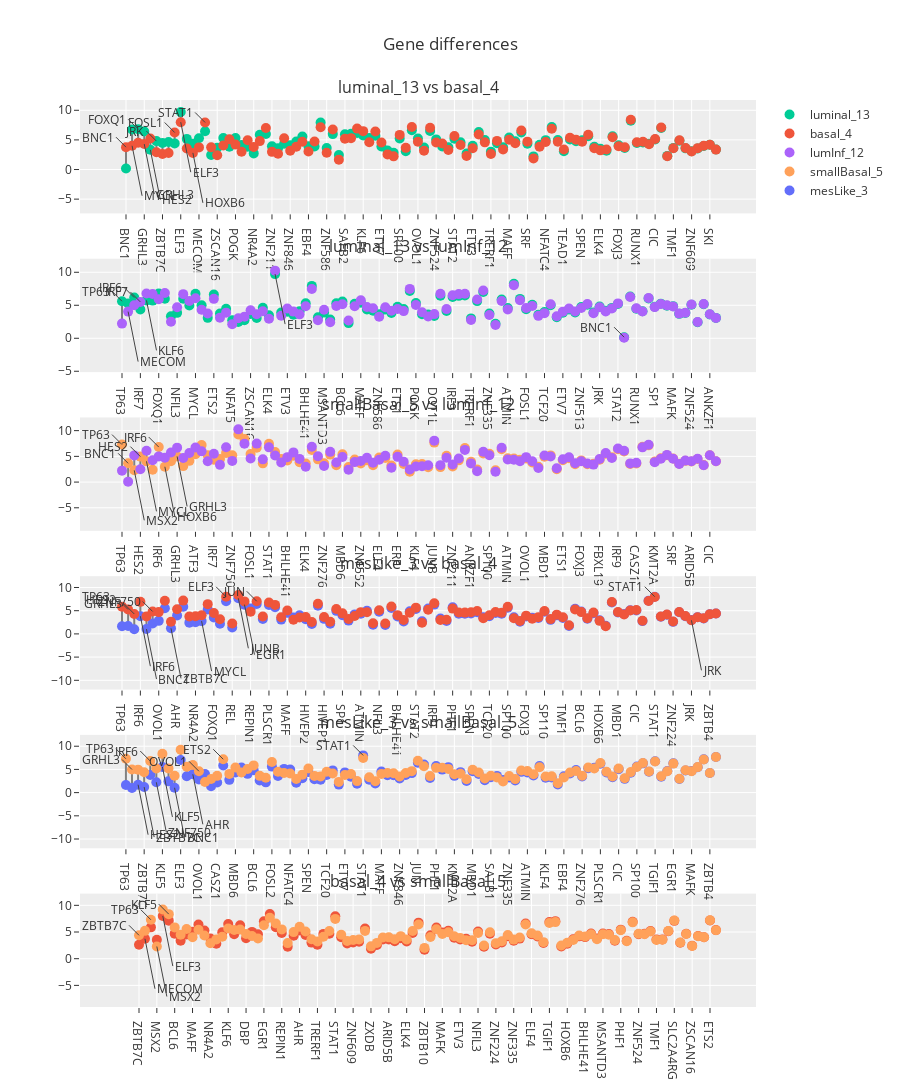

The code cell stored with this chart in its notebook:
### Code cell
num_cols=1
subplots_config = {
    "num_cols": num_cols,
    "shared_x": False,
    "shared_y": False,
    "h_spacing": 0.04,
    "v_spacing": 0.05,
    "main_title": "Gene differences",
    "height": 2100,
    "width": None,
    "y_title": None,
    "x_title": None,
    "specs": None,
}

figs, titles = [fig1, fig2, fig3, fig4, fig5, fig6], [title1, title2, title3, title4, title5, title6]
annotations = [ann1, ann2, ann3, ann4, ann5, ann6]
# annotations = []

# Defining the trace colors
traces_names = ["mesLike_3", 'basal_4', "luminal_13", 'lumInf_12', "smallBasal_5"]
trace_colors = {}
for idx, name in enumerate(traces_names):
     trace_colors[name] = px.colors.qualitative.Plotly[idx]

# Making sure that we only display the traces once
displayed_legends = set()
for fig in figs:
    for trace in fig.data:
        if trace.name:
            trace.update(marker=dict(color=trace_colors[trace.name]))

            # Manage legend entries
            if trace.name not in displayed_legends:
                displayed_legends.add(trace.name)
                trace.showlegend = True  # Show legend for this trace
            else:
                trace.showlegend = False  # Hide legend for this trace

fig = gh.helper_multiplots(figs, titles, subplots_config)

# Adding the annotations to the subtplots
idx_row, idx_col = 1, 1

for i, ann in enumerate(annotations):
    for idx, elem in enumerate(ann):

        # xanchor, ax, ay ='right', -10, -10
        # if idx % 2 == 0:
        #     xanchor, ax, ay ='left', 10, 500
        #         xanchor = 'right' if i % 2 == 0 else 'left'
        fig.add_annotation(elem, row=idx_row, col=idx_col)
    if idx_col % num_cols == 0:
            idx_col = 0
            idx_row += 1
    idx_col += 1


fig = fig.update_layout(showlegend=True)
fig.show()
# save_fig(name="p0_elbowMethod_4K", fig=fig, base_path=figures_path, width=None, height=400)

### Figure 1 — Plotly figure (JSON) as saved in the notebook; plotly's stock layout.template omitted (floating-point values rounded to 4 significant figures; data arrays with more than 128 entries replaced by an {"elided": "..."} marker saying what was removed)
{"data": [{"marker": {"color": "grey"}, "mode": "lines", "showlegend": false, "type": "scatter", "x": {"elided": "294 str values"}, "xaxis": "x", "y": {"elided": "294 float values"}, "yaxis": "y"}, {"marker": {"color": "#00CC96", "size": 10}, "mode": "markers", "name": "luminal_13", "showlegend": true, "type": "scatter", "x": ["BNC1", "MYCL", "FOXQ1", "GRHL3", "HES2", "JRK", "ZBTB7C", "ZNF552", "FOSL1", "ELF3", "MSX2", "HOXB6", "MECOM", "STAT1", "KLF4", "ZSCAN16", "BHLHE41", "NFIL3", "POGK", "SATB1", "SP110", "NR4A2", "REPIN1", "EGR1", "ZNF211", "ZNF224", "IRF7", "ZNF846", "ZNF513", "BCL6", "EBF4", "MSANTD3", "KLF5", "ZNF586", "PLSCR1", "ZBTB10", "SAFB2", "AHR", "IRF6", "KLF6", "MBD6", "ATF3", "ETV7", "LCOR", "REL", "SP100", "HIVEP1", "ETS2", "OVOL1", "CASZ1", "JUN", "ZNF524", "KLF16", "ZNF276", "STAT2", "FBXL19", "NFAT5", "ETV3", "FOSL2", "ELF4", "TRERF1", "ZNF750", "ZNF335", "MAFF", "SP1", "IRF9", "SRF", "ZXDB", "DBP", "NFATC4", "TGIF1", "MBD1", "TEAD1", "ERF", "ETS1", "SPEN", "TP63", "KMT2A", "ELK4", "MAFG", "PHF1", "FOXJ3", "ANKZF1", "JUNB", "RUNX1", "ATMIN", "ZBTB4", "CIC", "SLC2A4RG", "ZBTB21", "TMF1", "MAFK", "HIVEP2", "ZNF609", "ARID5B", "TCF20", "SKI", "DOT1L"], "xaxis": "x", "y": [0.1657, 6.758, 6.793, 6.429, 3.335, 4.799, 4.482, 4.632, 4.41, 9.725, 5.168, 4.364, 5.267, 6.459, 2.465, 3.689, 5.311, 3.85, 5.335, 4.136, 3.845, 2.719, 5.862, 5.986, 3.911, 3.586, 4.359, 4.097, 4.742, 5.57, 3.915, 3.887, 7.935, 3.642, 5.978, 2.438, 5.968, 6.042, 6.164, 5.743, 5.306, 5.707, 3.876, 3.195, 2.836, 5.248, 3.08, 6.615, 5.232, 3.701, 6.499, 5.086, 3.903, 3.764, 5.2, 4.605, 2.716, 4.012, 6.322, 4.996, 3.016, 4.432, 3.747, 5.389, 4.774, 6.253, 4.362, 2.214, 4.171, 4.957, 7.173, 4.996, 3.093, 5.081, 4.761, 4.94, 5.611, 3.844, 3.489, 3.186, 5.63, 4.105, 3.619, 8.25, 4.478, 4.576, 4.361, 5.067, 7.008, 2.297, 3.651, 4.871, 3.572, 3.088, 3.562, 3.978, 4.178, 3.369], "yaxis": "y"}, {"marker": {"color": "#EF553B", "size": 10}, "mode": "markers", "name": "basal_4", "showlegend": true, "type": "scatter", "x": ["BNC1", "MYCL", "FOXQ1", "GRHL3", "HES2", "JRK", "ZBTB7C", "ZNF552", "FOSL1", "ELF3", "MSX2", "HOXB6", "MECOM", "STAT1", "KLF4", "ZSCAN16", "BHLHE41", "NFIL3", "POGK", "SATB1", "SP110", "NR4A2", "REPIN1", "EGR1", "ZNF211", "ZNF224", "IRF7", "ZNF846", "ZNF513", "BCL6", "EBF4", "MSANTD3", "KLF5", "ZNF586", "PLSCR1", "ZBTB10", "SAFB2", "AHR", "IRF6", "KLF6", "MBD6", "ATF3", "ETV7", "LCOR", "REL", "SP100", "HIVEP1", "ETS2", "OVOL1", "CASZ1", "JUN", "ZNF524", "KLF16", "ZNF276", "STAT2", "FBXL19", "NFAT5", "ETV3", "FOSL2", "ELF4", "TRERF1", "ZNF750", "ZNF335", "MAFF", "SP1", "IRF9", "SRF", "ZXDB", "DBP", "NFATC4", "TGIF1", "MBD1", "TEAD1", "ERF", "ETS1", "SPEN", "TP63", "KMT2A", "ELK4", "MAFG", "PHF1", "FOXJ3", "ANKZF1", "JUNB", "RUNX1", "ATMIN", "ZBTB4", "CIC", "SLC2A4RG", "ZBTB21", "TMF1", "MAFK", "HIVEP2", "ZNF609", "ARID5B", "TCF20", "SKI", "DOT1L"], "xaxis": "x", "y": [3.773, 4.009, 4.521, 4.299, 5.246, 2.925, 2.617, 2.787, 6.252, 7.994, 3.542, 2.81, 3.735, 7.946, 3.742, 2.421, 4.045, 5.092, 4.206, 3.013, 4.951, 3.789, 4.799, 7.008, 2.98, 2.663, 5.272, 3.187, 3.855, 4.696, 3.053, 4.716, 7.131, 2.844, 6.759, 1.664, 5.201, 5.296, 6.907, 6.481, 4.591, 6.412, 4.567, 2.556, 2.225, 5.843, 3.656, 7.175, 4.694, 3.164, 7.035, 4.576, 4.392, 3.285, 5.659, 4.153, 2.285, 3.588, 5.908, 4.587, 2.608, 4.835, 3.368, 5.037, 4.425, 6.596, 4.705, 1.879, 3.845, 4.648, 6.87, 4.693, 3.376, 5.355, 5.024, 4.678, 5.873, 3.583, 3.233, 3.384, 5.448, 3.934, 3.763, 8.389, 4.615, 4.686, 4.26, 5.149, 7.088, 2.229, 3.595, 4.924, 3.62, 3.041, 3.608, 4.017, 4.187, 3.364], "yaxis": "y"}, {"marker": {"color": "grey"}, "mode": "lines", "showlegend": false, "type": "scatter", "x": {"elided": "294 str values"}, "xaxis": "x2", "y": {"elided": "294 float values"}, "yaxis": "y2"}, {"marker": {"color": "#00CC96", "size": 10}, "mode": "markers", "name": "luminal_13", "showlegend": false, "type": "scatter", "x": ["TP63", "MECOM", "IRF6", "IRF7", "KLF6", "ATF3", "FOXQ1", "EGR1", "HES2", "NFIL3", "PLSCR1", "NFATC4", "MYCL", "ELF4", "TEAD1", "ETS2", "ZNF276", "ZBTB7C", "NFAT5", "KLF4", "NR4A2", "ZSCAN16", "HIVEP1", "ZNF552", "ELK4", "ELF3", "ZNF211", "ETV3", "ARID5B", "ZNF846", "BHLHE41", "KLF5", "LCOR", "MSANTD3", "REL", "MBD6", "BCL6", "ZBTB21", "OVOL1", "MAFF", "HOXB6", "DBP", "ZNF586", "ZBTB4", "SP110", "ETS1", "ZNF750", "TGIF1", "POGK", "TMF1", "ZNF224", "DOT1L", "STAT1", "SATB1", "IRF9", "GRHL3", "JUN", "TRERF1", "PHF1", "SLC2A4RG", "ZNF335", "ZXDB", "REPIN1", "ATMIN", "JUNB", "SAFB2", "FOSL1", "ERF", "HIVEP2", "TCF20", "MBD1", "MAFG", "ETV7", "SRF", "KLF16", "ZNF513", "CIC", "EBF4", "JRK", "SKI", "FBXL19", "STAT2", "BNC1", "FOSL2", "RUNX1", "FOXJ3", "AHR", "SP1", "SP100", "SPEN", "MAFK", "CASZ1", "KMT2A", "ZNF524", "ZBTB10", "MSX2", "ANKZF1", "ZNF609"], "xaxis": "x2", "y": [5.611, 5.267, 6.164, 4.359, 5.743, 5.707, 6.793, 5.986, 3.335, 3.85, 5.978, 4.957, 6.758, 4.996, 3.093, 6.615, 3.764, 4.482, 2.716, 2.465, 2.719, 3.689, 3.08, 4.632, 3.489, 9.725, 3.911, 4.012, 3.562, 4.097, 5.311, 7.935, 3.195, 3.887, 2.836, 5.306, 5.57, 2.297, 5.232, 5.389, 4.364, 4.171, 3.642, 4.361, 3.845, 4.761, 4.432, 7.173, 5.335, 3.651, 3.586, 3.369, 6.459, 4.136, 6.253, 6.429, 6.499, 3.016, 5.63, 7.008, 3.747, 2.214, 5.862, 4.576, 8.25, 5.968, 4.41, 5.081, 3.572, 3.978, 4.996, 3.186, 3.876, 4.362, 3.903, 4.742, 5.067, 3.915, 4.799, 4.178, 4.605, 5.2, 0.1657, 6.322, 4.478, 4.105, 6.042, 4.774, 5.248, 4.94, 4.871, 3.701, 3.844, 5.086, 2.438, 5.168, 3.619, 3.088], "yaxis": "y2"}, {"marker": {"color": "#AB63FA", "size": 10}, "mode": "markers", "name": "lumInf_12", "showlegend": true, "type": "scatter", "x": ["TP63", "MECOM", "IRF6", "IRF7", "KLF6", "ATF3", "FOXQ1", "EGR1", "HES2", "NFIL3", "PLSCR1", "NFATC4", "MYCL", "ELF4", "TEAD1", "ETS2", "ZNF276", "ZBTB7C", "NFAT5", "KLF4", "NR4A2", "ZSCAN16", "HIVEP1", "ZNF552", "ELK4", "ELF3", "ZNF211", "ETV3", "ARID5B", "ZNF846", "BHLHE41", "KLF5", "LCOR", "MSANTD3", "REL", "MBD6", "BCL6", "ZBTB21", "OVOL1", "MAFF", "HOXB6", "DBP", "ZNF586", "ZBTB4", "SP110", "ETS1", "ZNF750", "TGIF1", "POGK", "TMF1", "ZNF224", "DOT1L", "STAT1", "SATB1", "IRF9", "GRHL3", "JUN", "TRERF1", "PHF1", "SLC2A4RG", "ZNF335", "ZXDB", "REPIN1", "ATMIN", "JUNB", "SAFB2", "FOSL1", "ERF", "HIVEP2", "TCF20", "MBD1", "MAFG", "ETV7", "SRF", "KLF16", "ZNF513", "CIC", "EBF4", "JRK", "SKI", "FBXL19", "STAT2", "BNC1", "FOSL2", "RUNX1", "FOXJ3", "AHR", "SP1", "SP100", "SPEN", "MAFK", "CASZ1", "KMT2A", "ZNF524", "ZBTB10", "MSX2", "ANKZF1", "ZNF609"], "xaxis": "x2", "y": [2.223, 4.041, 4.991, 5.507, 6.771, 6.707, 5.909, 6.868, 2.491, 4.691, 6.689, 5.657, 6.076, 4.327, 3.746, 5.971, 3.126, 3.882, 2.126, 3.037, 3.277, 4.246, 3.632, 4.103, 2.966, 10.25, 3.404, 4.508, 4.042, 3.626, 4.846, 7.474, 2.744, 4.335, 2.415, 4.886, 5.16, 2.684, 4.85, 5.767, 4.74, 4.543, 3.277, 4.706, 4.176, 4.444, 4.119, 7.483, 5.03, 3.952, 3.293, 3.66, 6.749, 4.42, 6.524, 6.694, 6.748, 2.771, 5.874, 7.248, 3.524, 2.0, 5.65, 4.378, 8.053, 5.774, 4.591, 4.903, 3.396, 3.81, 5.159, 3.349, 4.034, 4.519, 4.058, 4.595, 5.202, 3.79, 4.685, 4.07, 4.5, 5.284, 0.08774, 6.26, 4.534, 4.05, 6.095, 4.721, 5.201, 4.987, 4.825, 3.74, 3.879, 5.119, 2.458, 5.187, 3.628, 3.08], "yaxis": "y2"}, {"marker": {"color": "grey"}, "mode": "lines", "showlegend": false, "type": "scatter", "x": {"elided": "294 str values"}, "xaxis": "x3", "y": {"elided": "294 float values"}, "yaxis": "y3"}, {"marker": {"color": "#FFA15A", "size": 10}, "mode": "markers", "name": "smallBasal_5", "showlegend": true, "type": "scatter", "x": ["TP63", "BNC1", "MSX2", "HES2", "MYCL", "ZSCAN16", "IRF6", "HOXB6", "MAFF", "GRHL3", "JRK", "NFATC4", "ATF3", "ETS2", "MECOM", "IRF7", "MAFG", "KLF6", "ZNF750", "ELF3", "KLF5", "FOSL1", "TGIF1", "SATB1", "STAT1", "BCL6", "TCF20", "BHLHE41", "SAFB2", "ETV3", "ELK4", "EGR1", "POGK", "ZNF276", "PHF1", "EBF4", "MBD6", "REL", "ZBTB7C", "ZNF552", "ZBTB4", "TEAD1", "ELF4", "ZNF524", "TRERF1", "ERF", "TMF1", "ZBTB10", "KLF4", "ZNF609", "NR4A2", "JUNB", "ZNF224", "SP1", "ZNF211", "ZNF513", "FOSL2", "ANKZF1", "NFAT5", "FOXQ1", "SP100", "ZXDB", "PLSCR1", "ATMIN", "MSANTD3", "SKI", "OVOL1", "ETV7", "LCOR", "MBD1", "SPEN", "ZBTB21", "ETS1", "MAFK", "DOT1L", "FOXJ3", "ZNF846", "HIVEP2", "FBXL19", "REPIN1", "NFIL3", "IRF9", "AHR", "HIVEP1", "CASZ1", "JUN", "SLC2A4RG", "KMT2A", "DBP", "STAT2", "SRF", "ZNF335", "SP110", "ARID5B", "RUNX1", "ZNF586", "CIC", "KLF16"], "xaxis": "x3", "y": [7.29, 3.652, 2.285, 4.955, 4.031, 2.381, 6.81, 2.975, 4.038, 4.983, 3.106, 4.129, 5.416, 7.191, 5.218, 4.34, 4.499, 5.673, 5.204, 9.234, 8.352, 5.453, 6.691, 3.638, 7.459, 5.863, 4.488, 4.182, 5.113, 3.871, 3.603, 6.251, 4.421, 3.662, 5.338, 3.283, 5.391, 2.92, 4.382, 3.616, 4.226, 3.274, 4.783, 4.669, 3.214, 5.345, 3.512, 2.027, 3.467, 3.493, 2.887, 7.671, 2.912, 5.098, 3.029, 4.227, 6.608, 3.966, 2.46, 5.575, 5.514, 2.31, 6.392, 4.64, 4.596, 4.328, 4.604, 3.794, 2.96, 4.946, 5.187, 2.484, 4.246, 4.632, 3.481, 4.219, 3.458, 3.556, 4.344, 5.495, 4.825, 6.394, 5.969, 3.508, 3.616, 6.857, 7.143, 3.978, 4.629, 5.21, 4.576, 3.577, 4.125, 3.998, 4.495, 3.303, 5.209, 4.051], "yaxis": "y3"}, {"marker": {"color": "#AB63FA", "size": 10}, "mode": "markers", "name": "lumInf_12", "showlegend": false, "type": "scatter", "x": ["TP63", "BNC1", "MSX2", "HES2", "MYCL", "ZSCAN16", "IRF6", "HOXB6", "MAFF", "GRHL3", "JRK", "NFATC4", "ATF3", "ETS2", "MECOM", "IRF7", "MAFG", "KLF6", "ZNF750", "ELF3", "KLF5", "FOSL1", "TGIF1", "SATB1", "STAT1", "BCL6", "TCF20", "BHLHE41", "SAFB2", "ETV3", "ELK4", "EGR1", "POGK", "ZNF276", "PHF1", "EBF4", "MBD6", "REL", "ZBTB7C", "ZNF552", "ZBTB4", "TEAD1", "ELF4", "ZNF524", "TRERF1", "ERF", "TMF1", "ZBTB10", "KLF4", "ZNF609", "NR4A2", "JUNB", "ZNF224", "SP1", "ZNF211", "ZNF513", "FOSL2", "ANKZF1", "NFAT5", "FOXQ1", "SP100", "ZXDB", "PLSCR1", "ATMIN", "MSANTD3", "SKI", "OVOL1", "ETV7", "LCOR", "MBD1", "SPEN", "ZBTB21", "ETS1", "MAFK", "DOT1L", "FOXJ3", "ZNF846", "HIVEP2", "FBXL19", "REPIN1", "NFIL3", "IRF9", "AHR", "HIVEP1", "CASZ1", "JUN", "SLC2A4RG", "KMT2A", "DBP", "STAT2", "SRF", "ZNF335", "SP110", "ARID5B", "RUNX1", "ZNF586", "CIC", "KLF16"], "xaxis": "x3", "y": [2.223, 0.08774, 5.187, 2.491, 6.076, 4.246, 4.991, 4.74, 5.767, 6.694, 4.685, 5.657, 6.707, 5.971, 4.041, 5.507, 3.349, 6.771, 4.119, 10.25, 7.474, 4.591, 7.483, 4.42, 6.749, 5.16, 3.81, 4.846, 5.774, 4.508, 2.966, 6.868, 5.03, 3.126, 5.874, 3.79, 4.886, 2.415, 3.882, 4.103, 4.706, 3.746, 4.327, 5.119, 2.771, 4.903, 3.952, 2.458, 3.037, 3.08, 3.277, 8.053, 3.293, 4.721, 3.404, 4.595, 6.26, 3.628, 2.126, 5.909, 5.201, 2.0, 6.689, 4.378, 4.335, 4.07, 4.85, 4.034, 2.744, 5.159, 4.987, 2.684, 4.444, 4.825, 3.66, 4.05, 3.626, 3.396, 4.5, 5.65, 4.691, 6.524, 6.095, 3.632, 3.74, 6.748, 7.248, 3.879, 4.543, 5.284, 4.519, 3.524, 4.176, 4.042, 4.534, 3.277, 5.202, 4.058], "yaxis": "y3"}, {"marker": {"color": "grey"}, "mode": "lines", "showlegend": false, "type": "scatter", "x": {"elided": "294 str values"}, "xaxis": "x4", "y": {"elided": "294 float values"}, "yaxis": "y4"}, {"marker": {"color": "#636EFA", "size": 10}, "mode": "markers", "name": "mesLike_3", "showlegend": true, "type": "scatter", "x": ["TP63", "HES2", "GRHL3", "IRF6", "BNC1", "ZNF750", "OVOL1", "KLF5", "ZBTB7C", "AHR", "ETS2", "MECOM", "NR4A2", "MYCL", "ATF3", "FOXQ1", "CASZ1", "ELF3", "REL", "JUNB", "EGR1", "REPIN1", "JUN", "KLF4", "PLSCR1", "FOSL1", "ETV3", "MAFF", "EBF4", "MSX2", "HIVEP2", "LCOR", "KLF6", "HIVEP1", "TRERF1", "ERF", "SP1", "ELK4", "DBP", "ATMIN", "NFATC4", "NFAT5", "NFIL3", "ZBTB21", "FOSL2", "BHLHE41", "ZNF211", "ZNF524", "STAT2", "ZSCAN16", "SAFB2", "IRF9", "SATB1", "ZNF609", "PHF1", "RUNX1", "MBD6", "SPEN", "MAFK", "TEAD1", "TCF20", "SRF", "ETV7", "SP100", "MAFG", "ZNF552", "FOXJ3", "ZNF276", "ARID5B", "SP110", "ZNF846", "FBXL19", "TMF1", "ZXDB", "IRF7", "BCL6", "ZNF335", "ELF4", "HOXB6", "ZBTB10", "TGIF1", "MBD1", "POGK", "ETS1", "CIC", "ZNF586", "SLC2A4RG", "STAT1", "ANKZF1", "SKI", "ZNF224", "MSANTD3", "ZNF513", "JRK", "KMT2A", "DOT1L", "ZBTB4", "KLF16"], "xaxis": "x4", "y": [1.655, 1.709, 0.9819, 3.818, 1.044, 2.228, 2.813, 5.527, 1.198, 3.945, 5.84, 2.425, 2.527, 2.755, 5.242, 3.522, 2.183, 7.016, 1.384, 7.671, 6.307, 5.456, 6.451, 3.202, 6.233, 5.729, 3.081, 4.533, 3.532, 4.0, 3.171, 2.119, 6.061, 3.243, 2.21, 4.963, 4.043, 2.865, 4.206, 4.339, 4.985, 1.952, 4.774, 1.922, 5.608, 3.747, 2.685, 4.869, 5.369, 2.711, 5.489, 6.309, 3.297, 2.76, 5.723, 4.344, 4.325, 4.422, 4.674, 3.604, 3.796, 4.492, 4.36, 5.638, 3.584, 2.607, 3.757, 3.462, 3.433, 4.786, 3.027, 3.995, 3.443, 1.729, 5.4, 4.823, 3.253, 4.473, 2.922, 1.767, 6.768, 4.596, 4.297, 5.112, 5.062, 2.758, 7.165, 8.021, 3.69, 4.121, 2.597, 4.66, 3.803, 2.97, 3.615, 3.332, 4.229, 4.411], "yaxis": "y4"}, {"marker": {"color": "#EF553B", "size": 10}, "mode": "markers", "name": "basal_4", "showlegend": false, "type": "scatter", "x": ["TP63", "HES2", "GRHL3", "IRF6", "BNC1", "ZNF750", "OVOL1", "KLF5", "ZBTB7C", "AHR", "ETS2", "MECOM", "NR4A2", "MYCL", "ATF3", "FOXQ1", "CASZ1", "ELF3", "REL", "JUNB", "EGR1", "REPIN1", "JUN", "KLF4", "PLSCR1", "FOSL1", "ETV3", "MAFF", "EBF4", "MSX2", "HIVEP2", "LCOR", "KLF6", "HIVEP1", "TRERF1", "ERF", "SP1", "ELK4", "DBP", "ATMIN", "NFATC4", "NFAT5", "NFIL3", "ZBTB21", "FOSL2", "BHLHE41", "ZNF211", "ZNF524", "STAT2", "ZSCAN16", "SAFB2", "IRF9", "SATB1", "ZNF609", "PHF1", "RUNX1", "MBD6", "SPEN", "MAFK", "TEAD1", "TCF20", "SRF", "ETV7", "SP100", "MAFG", "ZNF552", "FOXJ3", "ZNF276", "ARID5B", "SP110", "ZNF846", "FBXL19", "TMF1", "ZXDB", "IRF7", "BCL6", "ZNF335", "ELF4", "HOXB6", "ZBTB10", "TGIF1", "MBD1", "POGK", "ETS1", "CIC", "ZNF586", "SLC2A4RG", "STAT1", "ANKZF1", "SKI", "ZNF224", "MSANTD3", "ZNF513", "JRK", "KMT2A", "DOT1L", "ZBTB4", "KLF16"], "xaxis": "x4", "y": [5.873, 5.246, 4.299, 6.907, 3.773, 4.835, 4.694, 7.131, 2.617, 5.296, 7.175, 3.735, 3.789, 4.009, 6.412, 4.521, 3.164, 7.994, 2.225, 8.389, 7.008, 4.799, 7.035, 3.742, 6.759, 6.252, 3.588, 5.037, 3.053, 3.542, 3.62, 2.556, 6.481, 3.656, 2.608, 5.355, 4.425, 3.233, 3.845, 4.686, 4.648, 2.285, 5.092, 2.229, 5.908, 4.045, 2.98, 4.576, 5.659, 2.421, 5.201, 6.596, 3.013, 3.041, 5.448, 4.615, 4.591, 4.678, 4.924, 3.376, 4.017, 4.705, 4.567, 5.843, 3.384, 2.787, 3.934, 3.285, 3.608, 4.951, 3.187, 4.153, 3.595, 1.879, 5.272, 4.696, 3.368, 4.587, 2.81, 1.664, 6.87, 4.693, 4.206, 5.024, 5.149, 2.844, 7.088, 7.946, 3.763, 4.187, 2.663, 4.716, 3.855, 2.925, 3.583, 3.364, 4.26, 4.392], "yaxis": "y4"}, {"marker": {"color": "grey"}, "mode": "lines", "showlegend": false, "type": "scatter", "x": {"elided": "294 str values"}, "xaxis": "x5", "y": {"elided": "294 float values"}, "yaxis": "y5"}, {"marker": {"color": "#636EFA", "size": 10}, "mode": "markers", "name": "mesLike_3", "showlegend": false, "type": "scatter", "x": ["TP63", "GRHL3", "HES2", "ZBTB7C", "IRF6", "ZNF750", "KLF5", "MECOM", "BNC1", "ELF3", "FOXQ1", "AHR", "OVOL1", "MSX2", "REL", "CASZ1", "ETS2", "MYCL", "MBD6", "IRF7", "SP1", "BCL6", "ZNF552", "TRERF1", "FOSL2", "MAFG", "ETS1", "NFATC4", "LCOR", "ETV3", "SPEN", "ELK4", "ZNF609", "TCF20", "SP110", "ZXDB", "ETV7", "ARID5B", "ZBTB21", "STAT1", "ZNF586", "NFAT5", "MAFF", "FOXJ3", "BHLHE41", "ZNF846", "ZNF513", "DBP", "JUN", "KLF6", "HIVEP2", "PHF1", "ERF", "SAFB2", "KMT2A", "KLF16", "NR4A2", "MBD1", "FBXL19", "ZNF211", "SATB1", "TEAD1", "ZSCAN16", "ZNF335", "ZNF224", "ELF4", "ATMIN", "ANKZF1", "FOSL1", "KLF4", "HIVEP1", "ZBTB10", "EBF4", "SKI", "ZNF524", "ZNF276", "ATF3", "STAT2", "PLSCR1", "RUNX1", "DOT1L", "CIC", "JRK", "POGK", "SP100", "IRF9", "SRF", "TGIF1", "TMF1", "MSANTD3", "EGR1", "HOXB6", "NFIL3", "MAFK", "REPIN1", "SLC2A4RG", "ZBTB4", "JUNB"], "xaxis": "x5", "y": [1.655, 0.9819, 1.709, 1.198, 3.818, 2.228, 5.527, 2.425, 1.044, 7.016, 3.522, 3.945, 2.813, 4.0, 1.384, 2.183, 5.84, 2.755, 4.325, 5.4, 4.043, 4.823, 2.607, 2.21, 5.608, 3.584, 5.112, 4.985, 2.119, 3.081, 4.422, 2.865, 2.76, 3.796, 4.786, 1.729, 4.36, 3.433, 1.922, 8.021, 2.758, 1.952, 4.533, 3.757, 3.747, 3.027, 3.803, 4.206, 6.451, 6.061, 3.171, 5.723, 4.963, 5.489, 3.615, 4.411, 2.527, 4.596, 3.995, 2.685, 3.297, 3.604, 2.711, 3.253, 2.597, 4.473, 4.339, 3.69, 5.729, 3.202, 3.243, 1.767, 3.532, 4.121, 4.869, 3.462, 5.242, 5.369, 6.233, 4.344, 3.332, 5.062, 2.97, 4.297, 5.638, 6.309, 4.492, 6.768, 3.443, 4.66, 6.307, 2.922, 4.774, 4.674, 5.456, 7.165, 4.229, 7.671], "yaxis": "y5"}, {"marker": {"color": "#FFA15A", "size": 10}, "mode": "markers", "name": "smallBasal_5", "showlegend": false, "type": "scatter", "x": ["TP63", "GRHL3", "HES2", "ZBTB7C", "IRF6", "ZNF750", "KLF5", "MECOM", "BNC1", "ELF3", "FOXQ1", "AHR", "OVOL1", "MSX2", "REL", "CASZ1", "ETS2", "MYCL", "MBD6", "IRF7", "SP1", "BCL6", "ZNF552", "TRERF1", "FOSL2", "MAFG", "ETS1", "NFATC4", "LCOR", "ETV3", "SPEN", "ELK4", "ZNF609", "TCF20", "SP110", "ZXDB", "ETV7", "ARID5B", "ZBTB21", "STAT1", "ZNF586", "NFAT5", "MAFF", "FOXJ3", "BHLHE41", "ZNF846", "ZNF513", "DBP", "JUN", "KLF6", "HIVEP2", "PHF1", "ERF", "SAFB2", "KMT2A", "KLF16", "NR4A2", "MBD1", "FBXL19", "ZNF211", "SATB1", "TEAD1", "ZSCAN16", "ZNF335", "ZNF224", "ELF4", "ATMIN", "ANKZF1", "FOSL1", "KLF4", "HIVEP1", "ZBTB10", "EBF4", "SKI", "ZNF524", "ZNF276", "ATF3", "STAT2", "PLSCR1", "RUNX1", "DOT1L", "CIC", "JRK", "POGK", "SP100", "IRF9", "SRF", "TGIF1", "TMF1", "MSANTD3", "EGR1", "HOXB6", "NFIL3", "MAFK", "REPIN1", "SLC2A4RG", "ZBTB4", "JUNB"], "xaxis": "x5", "y": [7.29, 4.983, 4.955, 4.382, 6.81, 5.204, 8.352, 5.218, 3.652, 9.234, 5.575, 5.969, 4.604, 2.285, 2.92, 3.616, 7.191, 4.031, 5.391, 4.34, 5.098, 5.863, 3.616, 3.214, 6.608, 4.499, 4.246, 4.129, 2.96, 3.871, 5.187, 3.603, 3.493, 4.488, 4.125, 2.31, 3.794, 3.998, 2.484, 7.459, 3.303, 2.46, 4.038, 4.219, 4.182, 3.458, 4.227, 4.629, 6.857, 5.673, 3.556, 5.338, 5.345, 5.113, 3.978, 4.051, 2.887, 4.946, 4.344, 3.029, 3.638, 3.274, 2.381, 3.577, 2.912, 4.783, 4.64, 3.966, 5.453, 3.467, 3.508, 2.027, 3.283, 4.328, 4.669, 3.662, 5.416, 5.21, 6.392, 4.495, 3.481, 5.209, 3.106, 4.421, 5.514, 6.394, 4.576, 6.691, 3.512, 4.596, 6.251, 2.975, 4.825, 4.632, 5.495, 7.143, 4.226, 7.671], "yaxis": "y5"}, {"marker": {"color": "grey"}, "mode": "lines", "showlegend": false, "type": "scatter", "x": {"elided": "294 str values"}, "xaxis": "x6", "y": {"elided": "294 float values"}, "yaxis": "y6"}, {"marker": {"color": "#EF553B", "size": 10}, "mode": "markers", "name": "basal_4", "showlegend": false, "type": "scatter", "x": ["ZBTB7C", "MECOM", "TP63", "MSX2", "ELF3", "KLF5", "BCL6", "MAFG", "FOXQ1", "MAFF", "ATF3", "IRF7", "NR4A2", "ZNF552", "SP110", "KLF6", "MBD6", "FOSL1", "DBP", "ETS1", "ETV7", "EGR1", "JUNB", "FOSL2", "REPIN1", "REL", "GRHL3", "AHR", "SP1", "SATB1", "TRERF1", "NFATC4", "SPEN", "STAT1", "TCF20", "ZNF586", "ZNF609", "CASZ1", "STAT2", "ZXDB", "LCOR", "KMT2A", "ARID5B", "ZNF276", "ZNF513", "ELK4", "ZNF750", "PLSCR1", "ZBTB10", "KLF16", "SP100", "MAFK", "HES2", "FOXJ3", "ETV3", "KLF4", "ZNF846", "NFIL3", "ZBTB21", "MBD1", "ZNF224", "EBF4", "POGK", "ZNF335", "ANKZF1", "IRF9", "ELF4", "FBXL19", "JRK", "TGIF1", "JUN", "NFAT5", "HOXB6", "HIVEP1", "SKI", "BHLHE41", "SRF", "BNC1", "MSANTD3", "RUNX1", "DOT1L", "PHF1", "TEAD1", "IRF6", "ZNF524", "OVOL1", "SAFB2", "TMF1", "HIVEP2", "CIC", "SLC2A4RG", "ZNF211", "ATMIN", "ZSCAN16", "ZBTB4", "MYCL", "ETS2", "ERF"], "xaxis": "x6", "y": [2.617, 3.735, 5.873, 3.542, 7.994, 7.131, 4.696, 3.384, 4.521, 5.037, 6.412, 5.272, 3.789, 2.787, 4.951, 6.481, 4.591, 6.252, 3.845, 5.024, 4.567, 7.008, 8.389, 5.908, 4.799, 2.225, 4.299, 5.296, 4.425, 3.013, 2.608, 4.648, 4.678, 7.946, 4.017, 2.844, 3.041, 3.164, 5.659, 1.879, 2.556, 3.583, 3.608, 3.285, 3.855, 3.233, 4.835, 6.759, 1.664, 4.392, 5.843, 4.924, 5.246, 3.934, 3.588, 3.742, 3.187, 5.092, 2.229, 4.693, 2.663, 3.053, 4.206, 3.368, 3.763, 6.596, 4.587, 4.153, 2.925, 6.87, 7.035, 2.285, 2.81, 3.656, 4.187, 4.045, 4.705, 3.773, 4.716, 4.615, 3.364, 5.448, 3.376, 6.907, 4.576, 4.694, 5.201, 3.595, 3.62, 5.149, 7.088, 2.98, 4.686, 2.421, 4.26, 4.009, 7.175, 5.355], "yaxis": "y6"}, {"marker": {"color": "#FFA15A", "size": 10}, "mode": "markers", "name": "smallBasal_5", "showlegend": false, "type": "scatter", "x": ["ZBTB7C", "MECOM", "TP63", "MSX2", "ELF3", "KLF5", "BCL6", "MAFG", "FOXQ1", "MAFF", "ATF3", "IRF7", "NR4A2", "ZNF552", "SP110", "KLF6", "MBD6", "FOSL1", "DBP", "ETS1", "ETV7", "EGR1", "JUNB", "FOSL2", "REPIN1", "REL", "GRHL3", "AHR", "SP1", "SATB1", "TRERF1", "NFATC4", "SPEN", "STAT1", "TCF20", "ZNF586", "ZNF609", "CASZ1", "STAT2", "ZXDB", "LCOR", "KMT2A", "ARID5B", "ZNF276", "ZNF513", "ELK4", "ZNF750", "PLSCR1", "ZBTB10", "KLF16", "SP100", "MAFK", "HES2", "FOXJ3", "ETV3", "KLF4", "ZNF846", "NFIL3", "ZBTB21", "MBD1", "ZNF224", "EBF4", "POGK", "ZNF335", "ANKZF1", "IRF9", "ELF4", "FBXL19", "JRK", "TGIF1", "JUN", "NFAT5", "HOXB6", "HIVEP1", "SKI", "BHLHE41", "SRF", "BNC1", "MSANTD3", "RUNX1", "DOT1L", "PHF1", "TEAD1", "IRF6", "ZNF524", "OVOL1", "SAFB2", "TMF1", "HIVEP2", "CIC", "SLC2A4RG", "ZNF211", "ATMIN", "ZSCAN16", "ZBTB4", "MYCL", "ETS2", "ERF"], "xaxis": "x6", "y": [4.382, 5.218, 7.29, 2.285, 9.234, 8.352, 5.863, 4.499, 5.575, 4.038, 5.416, 4.34, 2.887, 3.616, 4.125, 5.673, 5.391, 5.453, 4.629, 4.246, 3.794, 6.251, 7.671, 6.608, 5.495, 2.92, 4.983, 5.969, 5.098, 3.638, 3.214, 4.129, 5.187, 7.459, 4.488, 3.303, 3.493, 3.616, 5.21, 2.31, 2.96, 3.978, 3.998, 3.662, 4.227, 3.603, 5.204, 6.392, 2.027, 4.051, 5.514, 4.632, 4.955, 4.219, 3.871, 3.467, 3.458, 4.825, 2.484, 4.946, 2.912, 3.283, 4.421, 3.577, 3.966, 6.394, 4.783, 4.344, 3.106, 6.691, 6.857, 2.46, 2.975, 3.508, 4.328, 4.182, 4.576, 3.652, 4.596, 4.495, 3.481, 5.338, 3.274, 6.81, 4.669, 4.604, 5.113, 3.512, 3.556, 5.209, 7.143, 3.029, 4.64, 2.381, 4.226, 4.031, 7.191, 5.345], "yaxis": "y6"}], "layout": {"annotations": [{"font": {"size": 16}, "showarrow": false, "text": "luminal_13 vs basal_4", "x": 0.5, "xanchor": "center", "xref": "paper", "y": 1, "yanchor": "bottom", "yref": "paper"}, {"font": {"size": 16}, "showarrow": false, "text": "luminal_13 vs lumInf_12", "x": 0.5, "xanchor": "center", "xref": "paper", "y": 0.825, "yanchor": "bottom", "yref": "paper"}, {"font": {"size": 16}, "showarrow": false, "text": "smallBasal_5 vs lumInf_12", "x": 0.5, "xanchor": "center", "xref": "paper", "y": 0.65, "yanchor": "bottom", "yref": "paper"}, {"font": {"size": 16}, "showarrow": false, "text": "mesLike_3 vs basal_4", "x": 0.5, "xanchor": "center", "xref": "paper", "y": 0.475, "yanchor": "bottom", "yref": "paper"}, {"font": {"size": 16}, "showarrow": false, "text": "mesLike_3 vs smallBasal_5", "x": 0.5, "xanchor": "center", "xref": "paper", "y": 0.3, "yanchor": "bottom", "yref": "paper"}, {"font": {"size": 16}, "showarrow": false, "text": "basal_4 vs smallBasal_5", "x": 0.5, "xanchor": "center", "xref": "paper", "y": 0.125, "yanchor": "bottom", "yref": "paper"}, {"ax": -10, "ay": -10, "showarrow": true, "text": "JRK", "x": "JRK", "xanchor": "right", "xref": "x", "y": 4.799, "yref": "y"}, {"ax": 10, "ay": 50, "showarrow": true, "text": "HES2", "x": "HES2", "xanchor": "left", "xref": "x", "y": 3.335, "yref": "y"}, {"ax": -10, "ay": -10, "showarrow": true, "text": "BNC1", "x": "BNC1", "xanchor": "right", "xref": "x", "y": 3.773, "yref": "y"}, {"ax": 10, "ay": 50, "showarrow": true, "text": "ELF3", "x": "ELF3", "xanchor": "left", "xref": "x", "y": 7.994, "yref": "y"}, {"ax": -10, "ay": -10, "showarrow": true, "text": "FOSL1", "x": "FOSL1", "xanchor": "right", "xref": "x", "y": 6.252, "yref": "y"}, {"ax": 10, "ay": 50, "showarrow": true, "text": "MYCL", "x": "MYCL", "xanchor": "left", "xref": "x", "y": 4.009, "yref": "y"}, {"ax": -10, "ay": -10, "showarrow": true, "text": "FOXQ1", "x": "FOXQ1", "xanchor": "right", "xref": "x", "y": 6.793, "yref": "y"}, {"ax": 10, "ay": 50, "showarrow": true, "text": "GRHL3", "x": "GRHL3", "xanchor": "left", "xref": "x", "y": 4.299, "yref": "y"}, {"ax": -10, "ay": -10, "showarrow": true, "text": "STAT1", "x": "STAT1", "xanchor": "right", "xref": "x", "y": 7.946, "yref": "y"}, {"ax": 10, "ay": 50, "showarrow": true, "text": "HOXB6", "x": "HOXB6", "xanchor": "left", "xref": "x", "y": 2.81, "yref": "y"}, {"ax": -10, "ay": -10, "showarrow": true, "text": "TP63", "x": "TP63", "xanchor": "right", "xref": "x2", "y": 5.611, "yref": "y2"}, {"ax": 10, "ay": 50, "showarrow": true, "text": "MECOM", "x": "MECOM", "xanchor": "left", "xref": "x2", "y": 4.041, "yref": "y2"}, {"ax": -10, "ay": -10, "showarrow": true, "text": "IRF6", "x": "IRF6", "xanchor": "right", "xref": "x2", "y": 6.164, "yref": "y2"}, {"ax": 10, "ay": 50, "showarrow": true, "text": "KLF6", "x": "KLF6", "xanchor": "left", "xref": "x2", "y": 5.743, "yref": "y2"}, {"ax": -10, "ay": -10, "showarrow": true, "text": "IRF7", "x": "IRF7", "xanchor": "right", "xref": "x2", "y": 5.507, "yref": "y2"}, {"ax": 10, "ay": 50, "showarrow": true, "text": "ELF3", "x": "ELF3", "xanchor": "left", "xref": "x2", "y": 9.725, "yref": "y2"}, {"ax": -10, "ay": -10, "showarrow": true, "text": "BNC1", "x": "BNC1", "xanchor": "right", "xref": "x2", "y": 0.1657, "yref": "y2"}, {"ax": -10, "ay": -10, "showarrow": true, "text": "TP63", "x": "TP63", "xanchor": "right", "xref": "x3", "y": 7.29, "yref": "y3"}, {"ax": 10, "ay": 50, "showarrow": true, "text": "MYCL", "x": "MYCL", "xanchor": "left", "xref": "x3", "y": 4.031, "yref": "y3"}, {"ax": -10, "ay": -10, "showarrow": true, "text": "BNC1", "x": "BNC1", "xanchor": "right", "xref": "x3", "y": 3.652, "yref": "y3"}, {"ax": 10, "ay": 50, "showarrow": true, "text": "GRHL3", "x": "GRHL3", "xanchor": "left", "xref": "x3", "y": 4.983, "yref": "y3"}, {"ax": -10, "ay": -10, "showarrow": true, "text": "HES2", "x": "HES2", "xanchor": "right", "xref": "x3", "y": 4.955, "yref": "y3"}, {"ax": 10, "ay": 50, "showarrow": true, "text": "MSX2", "x": "MSX2", "xanchor": "left", "xref": "x3", "y": 2.285, "yref": "y3"}, {"ax": -10, "ay": -10, "showarrow": true, "text": "IRF6", "x": "IRF6", "xanchor": "right", "xref": "x3", "y": 6.81, "yref": "y3"}, {"ax": 10, "ay": 50, "showarrow": true, "text": "HOXB6", "x": "HOXB6", "xanchor": "left", "xref": "x3", "y": 2.975, "yref": "y3"}, {"ax": -10, "ay": -10, "showarrow": true, "text": "GRHL3", "x": "GRHL3", "xanchor": "right", "xref": "x4", "y": 4.299, "yref": "y4"}, {"ax": 10, "ay": 50, "showarrow": true, "text": "BNC1", "x": "BNC1", "xanchor": "left", "xref": "x4", "y": 1.044, "yref": "y4"}, {"ax": -10, "ay": -10, "showarrow": true, "text": "ELF3", "x": "ELF3", "xanchor": "right", "xref": "x4", "y": 7.994, "yref": "y4"}, {"ax": 10, "ay": 50, "showarrow": true, "text": "MYCL", "x": "MYCL", "xanchor": "left", "xref": "x4", "y": 2.755, "yref": "y4"}, {"ax": -10, "ay": -10, "showarrow": true, "text": "HES2", "x": "HES2", "xanchor": "right", "xref": "x4", "y": 5.246, "yref": "y4"}, {"ax": 10, "ay": 50, "showarrow": true, "text": "JRK", "x": "JRK", "xanchor": "left", "xref": "x4", "y": 2.925, "yref": "y4"}, {"ax": -10, "ay": -10, "showarrow": true, "text": "TP63", "x": "TP63", "xanchor": "right", "xref": "x4", "y": 5.873, "yref": "y4"}, {"ax": 10, "ay": 50, "showarrow": true, "text": "IRF6", "x": "IRF6", "xanchor": "left", "xref": "x4", "y": 3.818, "yref": "y4"}, {"ax": -10, "ay": -10, "showarrow": true, "text": "STAT1", "x": "STAT1", "xanchor": "right", "xref": "x4", "y": 8.021, "yref": "y4"}, {"ax": 10, "ay": 50, "showarrow": true, "text": "ZBTB7C", "x": "ZBTB7C", "xanchor": "left", "xref": "x4", "y": 1.198, "yref": "y4"}, {"ax": -10, "ay": -10, "showarrow": true, "text": "ZNF750", "x": "ZNF750", "xanchor": "right", "xref": "x4", "y": 4.835, "yref": "y4"}, {"ax": 10, "ay": 50, "showarrow": true, "text": "EGR1", "x": "EGR1", "xanchor": "left", "xref": "x4", "y": 6.307, "yref": "y4"}, {"ax": -10, "ay": -10, "showarrow": true, "text": "JUN", "x": "JUN", "xanchor": "right", "xref": "x4", "y": 7.035, "yref": "y4"}, {"ax": 10, "ay": 50, "showarrow": true, "text": "JUNB", "x": "JUNB", "xanchor": "left", "xref": "x4", "y": 7.671, "yref": "y4"}, {"ax": -10, "ay": -10, "showarrow": true, "text": "TP63", "x": "TP63", "xanchor": "right", "xref": "x5", "y": 7.29, "yref": "y5"}, {"ax": 10, "ay": 50, "showarrow": true, "text": "HES2", "x": "HES2", "xanchor": "left", "xref": "x5", "y": 1.709, "yref": "y5"}, {"ax": -10, "ay": -10, "showarrow": true, "text": "GRHL3", "x": "GRHL3", "xanchor": "right", "xref": "x5", "y": 4.983, "yref": "y5"}, {"ax": 10, "ay": 50, "showarrow": true, "text": "BNC1", "x": "BNC1", "xanchor": "left", "xref": "x5", "y": 1.044, "yref": "y5"}, {"ax": -10, "ay": -10, "showarrow": true, "text": "IRF6", "x": "IRF6", "xanchor": "right", "xref": "x5", "y": 6.81, "yref": "y5"}, {"ax": 10, "ay": 50, "showarrow": true, "text": "ZNF750", "x": "ZNF750", "xanchor": "left", "xref": "x5", "y": 2.228, "yref": "y5"}, {"ax": -10, "ay": -10, "showarrow": true, "text": "OVOL1", "x": "OVOL1", "xanchor": "right", "xref": "x5", "y": 4.604, "yref": "y5"}, {"ax": 10, "ay": 50, "showarrow": true, "text": "KLF5", "x": "KLF5", "xanchor": "left", "xref": "x5", "y": 5.527, "yref": "y5"}, {"ax": -10, "ay": -10, "showarrow": true, "text": "ETS2", "x": "ETS2", "xanchor": "right", "xref": "x5", "y": 7.191, "yref": "y5"}, {"ax": 10, "ay": 50, "showarrow": true, "text": "AHR", "x": "AHR", "xanchor": "left", "xref": "x5", "y": 3.945, "yref": "y5"}, {"ax": -10, "ay": -10, "showarrow": true, "text": "STAT1", "x": "STAT1", "xanchor": "right", "xref": "x5", "y": 8.021, "yref": "y5"}, {"ax": 10, "ay": 50, "showarrow": true, "text": "ZBTB7C", "x": "ZBTB7C", "xanchor": "left", "xref": "x5", "y": 1.198, "yref": "y5"}, {"ax": -10, "ay": -10, "showarrow": true, "text": "ZBTB7C", "x": "ZBTB7C", "xanchor": "right", "xref": "x6", "y": 4.382, "yref": "y6"}, {"ax": 10, "ay": 50, "showarrow": true, "text": "MECOM", "x": "MECOM", "xanchor": "left", "xref": "x6", "y": 3.735, "yref": "y6"}, {"ax": -10, "ay": -10, "showarrow": true, "text": "TP63", "x": "TP63", "xanchor": "right", "xref": "x6", "y": 7.29, "yref": "y6"}, {"ax": 10, "ay": 50, "showarrow": true, "text": "ELF3", "x": "ELF3", "xanchor": "left", "xref": "x6", "y": 7.994, "yref": "y6"}, {"ax": -10, "ay": -10, "showarrow": true, "text": "KLF5", "x": "KLF5", "xanchor": "right", "xref": "x6", "y": 8.352, "yref": "y6"}, {"ax": 10, "ay": 50, "showarrow": true, "text": "MSX2", "x": "MSX2", "xanchor": "left", "xref": "x6", "y": 2.285, "yref": "y6"}], "height": 2100, "showlegend": true, "title": {"text": "Gene differences"}, "xaxis": {"anchor": "y", "domain": [0, 1]}, "xaxis2": {"anchor": "y2", "domain": [0, 1]}, "xaxis3": {"anchor": "y3", "domain": [0, 1]}, "xaxis4": {"anchor": "y4", "domain": [0, 1]}, "xaxis5": {"anchor": "y5", "domain": [0, 1]}, "xaxis6": {"anchor": "y6", "domain": [0, 1]}, "yaxis": {"anchor": "x", "domain": [0.875, 1]}, "yaxis2": {"anchor": "x2", "domain": [0.7, 0.825]}, "yaxis3": {"anchor": "x3", "domain": [0.525, 0.65]}, "yaxis4": {"anchor": "x4", "domain": [0.35, 0.475]}, "yaxis5": {"anchor": "x5", "domain": [0.175, 0.3]}, "yaxis6": {"anchor": "x6", "domain": [0, 0.125]}}}
